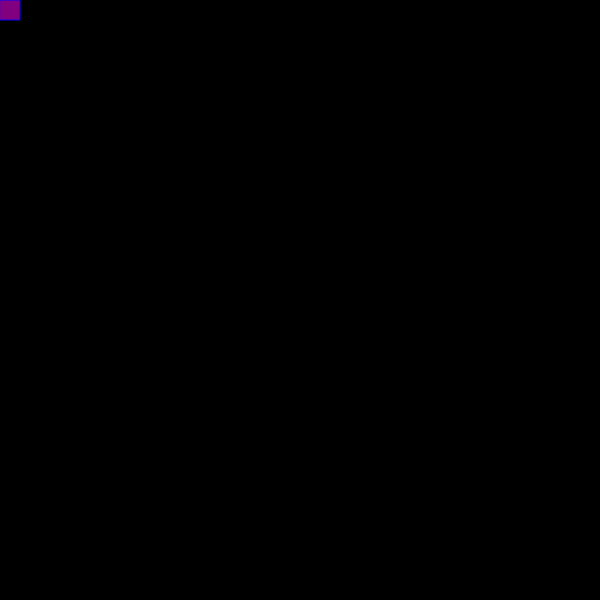
Frame 1 (no input)
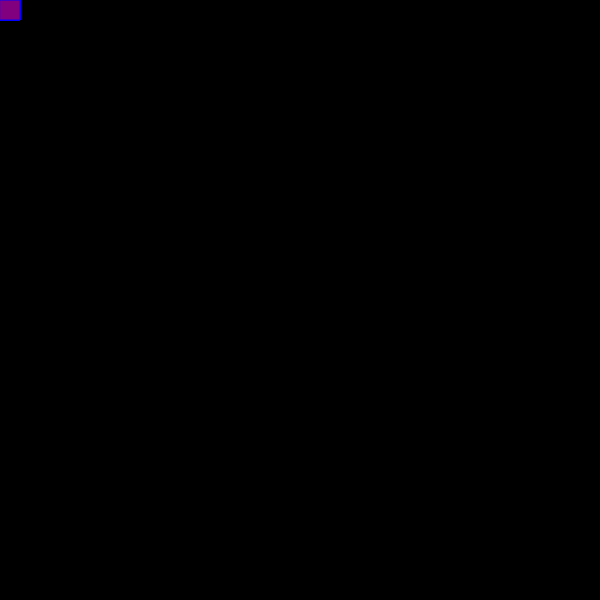
Frame 60 (no input)
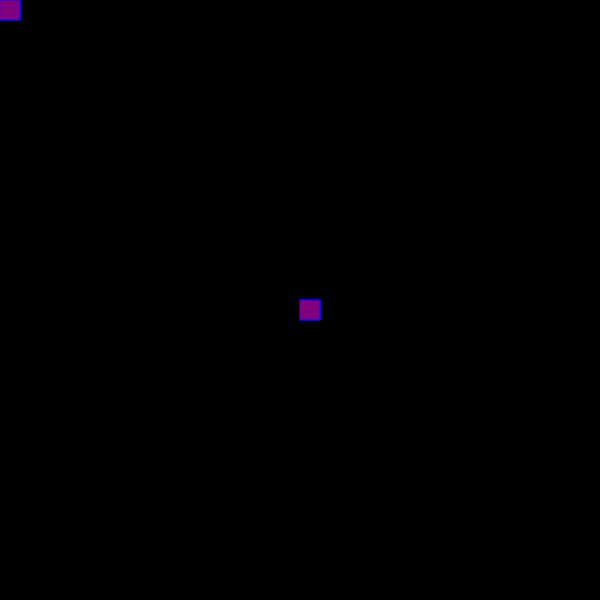
Frame 120 (the mouse pressed at the canvas centre since frame 60)

The p5.js sketch that drew these frames (run headless with seeded random() and noise() and a simulated clock; from frame 60 on, the mouse is pressed at the canvas centre):

// p5.js sketch
// ── sketch.js
function setup() {
    createCanvas(600, 600);
    background("black");
  }
  
  function draw() {
    fill("purple")
    stroke("blue")
    
   if(mouseIsPressed) {
   } 
    
    rect(mouseX, mouseY, 20, 20);
    
      
  }
